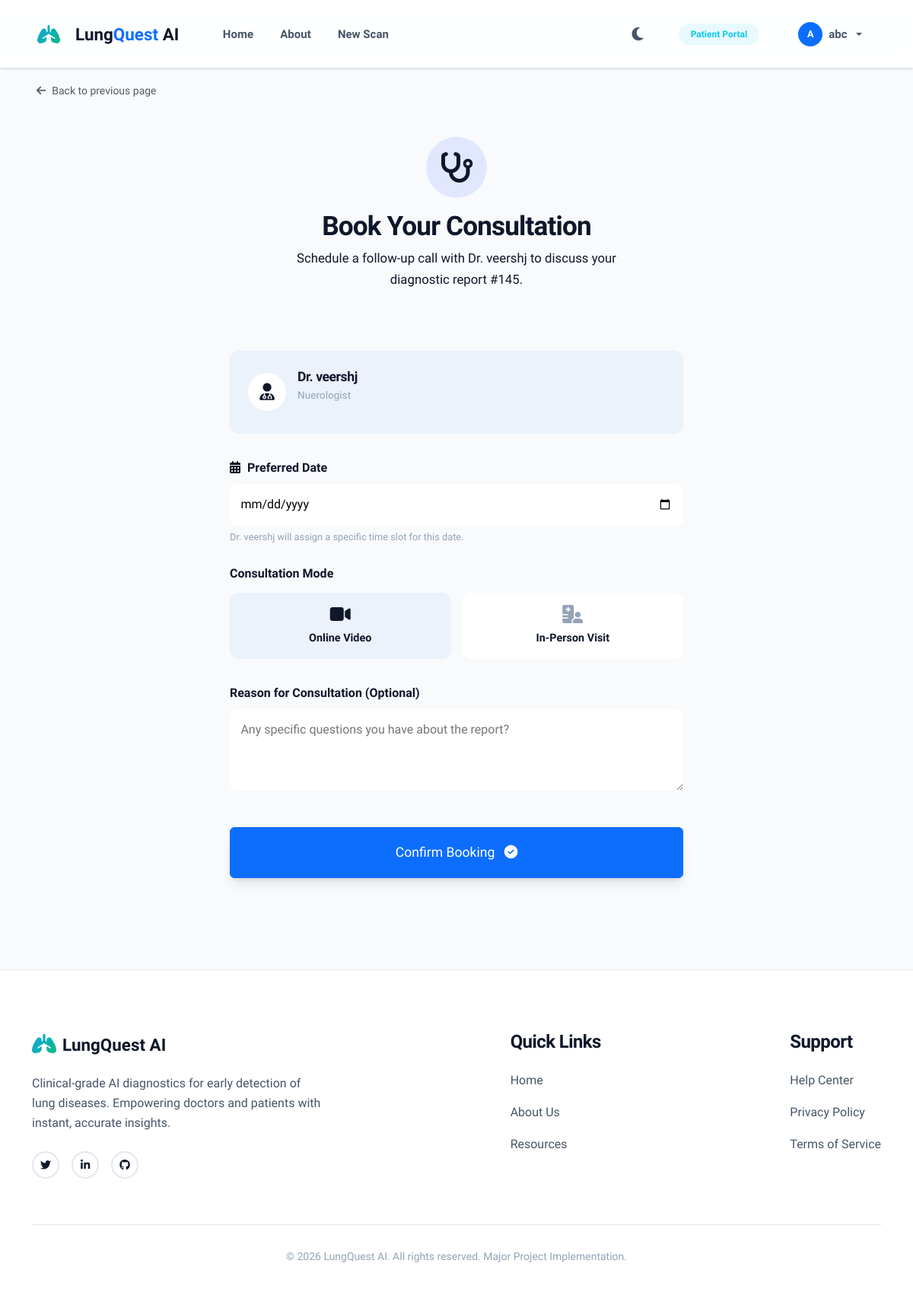
Page /report/145/book/ (signed in) on the committed database.
### detector/models.py (models this page shows, shortened)
class User(AbstractUser):
    ROLE_CHOICES = (
        ('patient', 'Patient'),
        ('doctor', 'Doctor'),
    )
    role = models.CharField(max_length=10, choices=ROLE_CHOICES, default='patient')
    specialization = models.CharField(max_length=100, blank=True, null=True)
    license_number = models.CharField(max_length=50, blank=True, null=True)
    phone_number = models.CharField(max_length=15, blank=True, null=True)
    is_verified = models.BooleanField(default=False)
    smoking_history = models.CharField(max_length=100, blank=True, null=True)
    medical_conditions = models.TextField(blank=True, null=True)
    allergies = models.TextField(blank=True, null=True)
    current_medications = models.TextField(blank=True, null=True)

class LungReport(models.Model):
    STATUS_CHOICES = (
        ('Unrequested', 'Awaiting Action'),
        ('Pending', 'Pending Review'),
        ('Approved', 'Approved'),
        ('Rejected', 'Rejected'),
    )
    patient = models.ForeignKey(User, on_delete=models.CASCADE, related_name='scans')
    image = models.ImageField(upload_to='scans/')
    prediction_json = models.JSONField()
    confidence = models.FloatField()
    result_label = models.CharField(max_length=50)
    status = models.CharField(max_length=20, choices=STATUS_CHOICES, default='Unrequested')
    requested_doctor = models.ForeignKey(User, on_delete=models.SET_NULL, null=True, blank=True, related_name='requested_scans')
    reviewed_by = models.ForeignKey(User, on_delete=models.SET_NULL, null=True, blank=True, related_name='reviews')
    review_notes = models.TextField(blank=True, null=True)
    patient_notes = models.TextField(blank=True, null=True)
    created_at = models.DateTimeField(auto_now_add=True)
    reviewed_at = models.DateTimeField(null=True, blank=True)

### detector/views.py (the view, shortened to what this page needs)
# urls.py: path('report/<int:report_id>/book/', views.book_consultation, name='book_consultation'),
@login_required
def book_consultation(request, report_id):
    from .models import Consultation
    report = get_object_or_404(LungReport, id=report_id)
    if request.user != report.patient:
        messages.error(request, 'You do not have permission to book a consultation for this report.')
        return redirect('dashboard_redirect')
    if report.status not in ['Approved', 'Rejected']:
        messages.error(request, 'You can only book a consultation for verified or flagged reports.')
        return redirect('report_detail', report_id=report.id)
    if report.status == 'Approved' and report.result_label == 'Normal':
        messages.error(request, 'Your scan result is Normal and verified. A follow-up consultation is not required.')
        return redirect('report_detail', report_id=report.id)
    from django.utils import timezone
    from datetime import timedelta
    if report.consultations.filter(status__in=['Requested', 'Scheduled']).exists():
        messages.warning(request, 'You already have an active consultation request for this report.')
        return redirect('patient_dashboard')
    latest_consultation = report.consultations.order_by('-created_at').first()
    return render(request, 'detector/book_consultation.html', {'report': report})

### templates/detector/book_consultation.html (shortened to what this page needs)
{% extends 'detector/base.html' %}
{% load static %}
{% block content %}
<div class="container animate-fade" style="max-width: 700px; margin-top: 3rem; margin-bottom: 5rem;">
    <div style="text-align: center; margin-bottom: 2.5rem;">
        <div style="width: 80px; height: 80px; background: #e0e7ff; border-radius: 50%; display: flex; align-items: center; justify-content: center; margin: 0 auto 1rem;">
            <i class="fas fa-stethoscope" style="font-size: 2.5rem; color: var(--primary);"></i>
        </div>
        <h1 style="font-size: 2.2rem;">Book Your <span>Consultation</span></h1>
        <p style="color: var(--text-gray); font-size: 1.05rem; max-width: 500px; margin: 0.5rem auto 0;">
            Schedule a follow-up call with Dr. {{ report.reviewed_by.username }} to discuss your diagnostic report #{{ report.id }}.
        </p>
    </div>
    <div class="glass-card" style="padding: 2.5rem;">
        <div style="background: rgba(0, 97, 255, 0.05); border-left: 4px solid var(--primary); padding: 1.5rem; border-radius: 12px; margin-bottom: 2rem;">
            <div style="display: flex; gap: 15px; align-items: center;">
                <div style="width: 50px; height: 50px; background: white; border-radius: 50%; display: flex; align-items: center; justify-content: center; box-shadow: var(--shadow);">
                    <i class="fas fa-user-md" style="color: var(--primary); font-size: 1.4rem;"></i>
                </div>
                <div>
                    <h3 style="font-size: 1.1rem; color: var(--text-main); margin-bottom: 2px;">Dr. {{ report.reviewed_by.username }}</h3>
                    <p style="color: var(--text-muted); font-size: 0.85rem;">{{ report.reviewed_by.specialization|default:"Lead Pulmonologist" }}</p>
                </div>
            </div>
        </div>
        <form method="POST">
            <div style="margin-bottom: 1.5rem;">
                <div class="form-group">
                    <label style="font-weight: 600; color: var(--text-main); margin-bottom: 8px; display: block;">
                        <i class="fas fa-calendar-alt" style="color: var(--primary); margin-right: 5px;"></i> Preferred Date
                    </label>
                    <input type="date" name="date" class="form-input" required min="{% now 'Y-m-d' %}"
                        style="width: 100%; padding: 0.9rem; border: 1px solid var(--border); border-radius: 10px; font-family: inherit;">
                    <p style="font-size: 0.8rem; color: var(--text-muted); margin-top: 5px;">Dr. {{ report.reviewed_by.username }} will assign a specific time slot for this date.</p>
                </div>
            </div>
            <div style="margin-bottom: 2rem;">
                <label style="font-weight: 600; color: var(--text-main); margin-bottom: 12px; display: block;">
                    Consultation Mode
                </label>
                <div style="display: grid; grid-template-columns: 1fr 1fr; gap: 15px;">
                    <label style="cursor: pointer;">
                        <div class="mode-card" onclick="document.getElementById('mode-online').click()" style="border: 2px solid var(--primary); background: rgba(0,97,255,0.05); border-radius: 12px; padding: 1rem; text-align: center; transition: all 0.3s;">
                            <i class="fas fa-video" style="font-size: 1.5rem; color: var(--primary); margin-bottom: 8px; display: block;"></i>
                            <span style="font-weight: 600; font-size: 0.9rem; display: block;">Online Video</span>
                        </div>
                    </label>
                    <label style="cursor: pointer;">
                        <div class="mode-card" onclick="document.getElementById('mode-offline').click()" style="border: 2px solid var(--border); background: white; border-radius: 12px; padding: 1rem; text-align: center; transition: all 0.3s;">
                            <i class="fas fa-hospital-user" style="font-size: 1.5rem; color: var(--text-muted); margin-bottom: 8px; display: block;"></i>
                            <span style="font-weight: 600; font-size: 0.9rem; display: block;">In-Person Visit</span>
                        </div>
                    </label>
                </div>
            </div>
            <div class="form-group" style="margin-bottom: 2.5rem;">
                <label style="font-weight: 600; color: var(--text-main); margin-bottom: 8px; display: block;">
                    Reason for Consultation (Optional)
                </label>
                <textarea name="notes" class="form-input" rows="3" placeholder="Any specific questions you have about the report?"
                    style="width: 100%; padding: 0.9rem; border: 1px solid var(--border); border-radius: 10px; font-family: inherit; resize: vertical;"></textarea>
            </div>
            <button type="submit" class="btn btn-primary" style="width: 100%; padding: 1.2rem; font-size: 1.1rem; box-shadow: var(--shadow-lg);">
                Confirm Booking <i class="fas fa-check-circle" style="margin-left: 8px;"></i>
            </button>
        </form>
    </div>
</div>
{% endblock %}

### templates/detector/base.html (shortened to what this page needs)
<!DOCTYPE html>
<html lang="en">
<head>
    <link href="https://cdn.jsdelivr.net/npm/bootstrap@5.3.0/dist/css/bootstrap.min.css" rel="stylesheet">
    <link href="https://cdnjs.cloudflare.com/ajax/libs/font-awesome/6.4.0/css/all.min.css" rel="stylesheet">
    {% load static role_tags %}
    <link rel="stylesheet" href="{% static 'css/style.css' %}">
</head>
<body>
<nav class="navbar navbar-expand-lg glass sticky-top">
    <div class="container-fluid px-lg-5">
        <a class="navbar-brand d-flex align-items-center" href="{% url 'landing' %}">
            <i class="fas fa-lungs me-2 fs-4 text-primary"></i>
            <span class="fw-bold">Lung<span class="text-primary">Quest</span> AI</span>
        </a>
        <div class="collapse navbar-collapse" id="navbarNav">
            <ul class="navbar-nav ms-lg-4 align-items-center">
                <li class="nav-item">
                    <a class="nav-link" href="{% url 'landing' %}">Home</a>
                </li>
                <li class="nav-item">
                    <a class="nav-link" href="{% url 'about' %}">About</a>
                </li>
                {% if user.is_authenticated %}
                <li class="nav-item">
                    <a class="nav-link" href="{% url 'home' %}">New Scan</a>
                </li>
                {% endif %}
            </ul>
            <ul class="navbar-nav ms-auto align-items-center">
                <li class="nav-item me-3 d-flex align-items-center">
                    <button class="btn btn-link nav-link p-0 theme-toggle-btn border-0 shadow-none d-flex align-items-center" id="theme-toggle" title="Toggle Theme" style="height: 40px; width: 40px; justify-content: center;">
                        <i class="fas fa-moon fs-5"></i>
                    </button>
                </li>
                {% if user.is_authenticated %}
                {% if user|is_doctor %}
                <li class="nav-item">
                    <a class="nav-link py-1" href="{% url 'doctor_dashboard' %}">
                        <span class="badge bg-soft-primary text-primary px-3 rounded-pill fw-bold" style="padding-top: 0.5rem; padding-bottom: 0.5rem; font-size: 0.75rem;">Doctor Portal</span>
                    </a>
                </li>
                {% else %}
                <li class="nav-item">
                    <a class="nav-link py-1" href="{% url 'patient_dashboard' %}">
                        <span class="badge bg-soft-info text-info px-3 rounded-pill fw-bold" style="padding-top: 0.5rem; padding-bottom: 0.5rem; font-size: 0.75rem;">Patient Portal</span>
                    </a>
                </li>
                {% endif %}
                <li class="nav-item dropdown ms-lg-3">
                    <a class="nav-link dropdown-toggle d-flex align-items-center gap-2" href="#" role="button" data-bs-toggle="dropdown">
                        <div class="avatar-sm bg-primary text-white rounded-circle d-flex align-items-center justify-content-center" style="width: 32px; height: 32px; font-size: 0.8rem; font-weight: 700;">
                            {{ user.username|slice:":1"|upper }}
                        </div>
                        {{ user.username }}
                    </a>
                </li>
                {% endif %}
            </ul>
        </div>
    </div>
</nav>
{% block back_button %}
{% if user.is_authenticated and request.resolver_match.url_name != 'landing' %}
<div class="container-fluid px-lg-5 mt-3">
    <a href="javascript:history.back()" class="text-decoration-none text-muted small animate-up d-inline-block">
        <i class="fas fa-arrow-left me-2"></i>Back to previous page
    </a>
</div>
{% endif %}
{% endblock %}
<main>
    {% block content %}{% endblock %}
</main>
<footer class="footer-premium">
    <div class="container">
        <div class="footer-content">
            <div class="footer-logo">
                <a class="navbar-brand mb-3 d-block" href="{% url 'landing' %}">
                    <i class="fas fa-lungs me-2"></i>LungQuest AI
                </a>
                <p>Clinical-grade AI diagnostics for early detection of lung diseases. Empowering doctors and patients with instant, accurate insights.</p>
                <div class="mt-4 d-flex gap-3">
                    <a href="#" class="btn btn-sm btn-outline-p rounded-circle" style="width: 36px; height: 36px; padding: 0; display: flex; align-items: center; justify-content: center;"><i class="fab fa-twitter"></i></a>
                    <a href="#" class="btn btn-sm btn-outline-p rounded-circle" style="width: 36px; height: 36px; padding: 0; display: flex; align-items: center; justify-content: center;"><i class="fab fa-linkedin-in"></i></a>
                    <a href="#" class="btn btn-sm btn-outline-p rounded-circle" style="width: 36px; height: 36px; padding: 0; display: flex; align-items: center; justify-content: center;"><i class="fab fa-github"></i></a>
                </div>
            </div>
            <div class="footer-links">
                <h4>Quick Links</h4>
                <ul>
                    <li><a href="{% url 'landing' %}">Home</a></li>
                    <li><a href="{% url 'about' %}">About Us</a></li>
                    <li><a href="{% url 'resources' %}">Resources</a></li>
                </ul>
            </div>
            <div class="footer-links">
                <h4>Support</h4>
                <ul>
                    <li><a href="#">Help Center</a></li>
                    <li><a href="#">Privacy Policy</a></li>
                    <li><a href="#">Terms of Service</a></li>
                </ul>
            </div>
        </div>
        <div class="footer-bottom">
            <p>&copy; 2026 LungQuest AI. All rights reserved. Major Project Implementation.</p>
        </div>
    </div>
</footer>
</body>
</html>

### rows in the picture
User: username "A", username "abc"
LungReport: reviewed_by.username "veershj", id "145", reviewed_by.specialization "Nuerologist"
